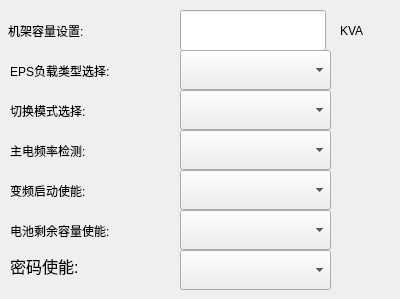
        <widget class="QWidget" name="page_2">
         <widget class="QComboBox" name="password_enabled_combox">
          <property name="geometry">
           <rect>
            <x>180</x>
            <y>250</y>
            <width>151</width>
            <height>40</height>
           </rect>
          </property>
          <property name="font">
           <font>
            <pointsize>14</pointsize>
           </font>
          </property>
          <property name="focusPolicy">
           <enum>Qt::NoFocus</enum>
          </property>
          <property name="styleSheet">
           <string notr="true"/>
          </property>
         </widget>
         <widget class="QLabel" name="label_17">
          <property name="geometry">
           <rect>
            <x>10</x>
            <y>100</y>
            <width>131</width>
            <height>21</height>
           </rect>
          </property>
          <property name="text">
           <string>切换模式选择:</string>
          </property>
         </widget>
         <widget class="QLabel" name="label_59">
          <property name="geometry">
           <rect>
            <x>8</x>
            <y>20</y>
            <width>131</width>
            <height>21</height>
           </rect>
          </property>
          <property name="text">
           <string>机架容量设置:</string>
          </property>
         </widget>
         <widget class="QComboBox" name="combox_eps_modole">
          <property name="geometry">
           <rect>
            <x>180</x>
            <y>50</y>
            <width>151</width>
            <height>40</height>
           </rect>
          </property>
          <property name="font">
           <font>
            <pointsize>14</pointsize>
           </font>
          </property>
          <property name="focusPolicy">
           <enum>Qt::NoFocus</enum>
          </property>
          <property name="styleSheet">
           <string notr="true"/>
          </property>
         </widget>
         <widget class="QLabel" name="label_19">
          <property name="geometry">
           <rect>
            <x>340</x>
            <y>20</y>
            <width>51</width>
            <height>21</height>
           </rect>
          </property>
          <property name="text">
           <string>KVA</string>
          </property>
         </widget>
         <widget class="QLabel" name="label_60">
          <property name="geometry">
           <rect>
            <x>10</x>
            <y>250</y>
            <width>131</width>
            <height>31</height>
           </rect>
          </property>
          <property name="font">
           <font>
            <pointsize>12</pointsize>
           </font>
          </property>
          <property name="text">
           <string>密码使能:</string>
          </property>
         </widget>
         <widget class="QLineEdit" name="line_frameCapacitySet">
          <property name="geometry">
           <rect>
            <x>180</x>
            <y>10</y>
            <width>146</width>
            <height>41</height>
           </rect>
          </property>
          <property name="frame">
           <bool>true</bool>
          </property>
          <property name="alignment">
           <set>Qt::AlignCenter</set>
          </property>
         </widget>
         <widget class="QComboBox" name="combox_eps_switch_modole">
          <property name="geometry">
           <rect>
            <x>180</x>
            <y>90</y>
            <width>151</width>
            <height>40</height>
           </rect>
          </property>
          <property name="font">
           <font>
            <pointsize>14</pointsize>
           </font>
          </property>
          <property name="focusPolicy">
           <enum>Qt::NoFocus</enum>
          </property>
          <property name="styleSheet">
           <string notr="true"/>
          </property>
         </widget>
         <widget class="QLabel" name="label_12">
          <property name="geometry">
           <rect>
            <x>10</x>
            <y>60</y>
            <width>151</width>
            <height>21</height>
           </rect>
          </property>
          <property name="text">
           <string>EPS负载类型选择:</string>
          </property>
         </widget>
         <widget class="QComboBox" name="ComboxFreqChooseEnabel">
          <property name="geometry">
           <rect>
            <x>180</x>
            <y>130</y>
            <width>151</width>
            <height>40</height>
           </rect>
          </property>
          <property name="font">
           <font>
            <pointsize>14</pointsize>
           </font>
          </property>
          <property name="focusPolicy">
           <enum>Qt::NoFocus</enum>
          </property>
          <property name="styleSheet">
           <string notr="true"/>
          </property>
         </widget>
         <widget class="QLabel" name="label_22">
          <property name="geometry">
           <rect>
            <x>10</x>
            <y>140</y>
            <width>131</width>
            <height>21</height>
           </rect>
          </property>
          <property name="text">
           <string>主电频率检测:</string>
          </property>
         </widget>
         <widget class="QComboBox" name="ComboxFreqChangeEnabel">
          <property name="geometry">
           <rect>
            <x>180</x>
            <y>170</y>
            <width>151</width>
            <height>40</height>
           </rect>
          </property>
          <property name="font">
           <font>
            <pointsize>14</pointsize>
           </font>
          </property>
          <property name="focusPolicy">
           <enum>Qt::NoFocus</enum>
          </property>
          <property name="styleSheet">
           <string notr="true"/>
          </property>
         </widget>
         <widget class="QLabel" name="label_23">
          <property name="geometry">
           <rect>
            <x>10</x>
            <y>180</y>
            <width>131</width>
            <height>21</height>
           </rect>
          </property>
          <property name="text">
           <string>变频启动使能:</string>
          </property>
         </widget>
         <widget class="QComboBox" name="Comboxbatteryenable">
          <property name="geometry">
           <rect>
            <x>180</x>
            <y>210</y>
            <width>151</width>
            <height>40</height>
           </rect>
          </property>
          <property name="font">
           <font>
            <pointsize>14</pointsize>
           </font>
          </property>
          <property name="focusPolicy">
           <enum>Qt::NoFocus</enum>
          </property>
          <property name="styleSheet">
           <string notr="true"/>
          </property>
         </widget>
         <widget class="QLabel" name="label_26">
          <property name="geometry">
           <rect>
            <x>10</x>
            <y>220</y>
            <width>151</width>
            <height>21</height>
           </rect>
          </property>
          <property name="text">
           <string>电池剩余容量使能:</string>
          </property>
         </widget>
        </widget>
